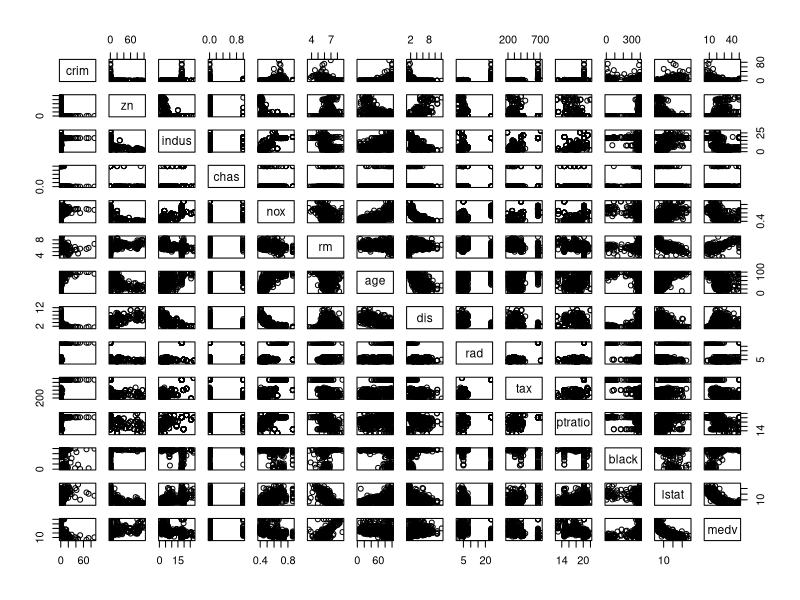
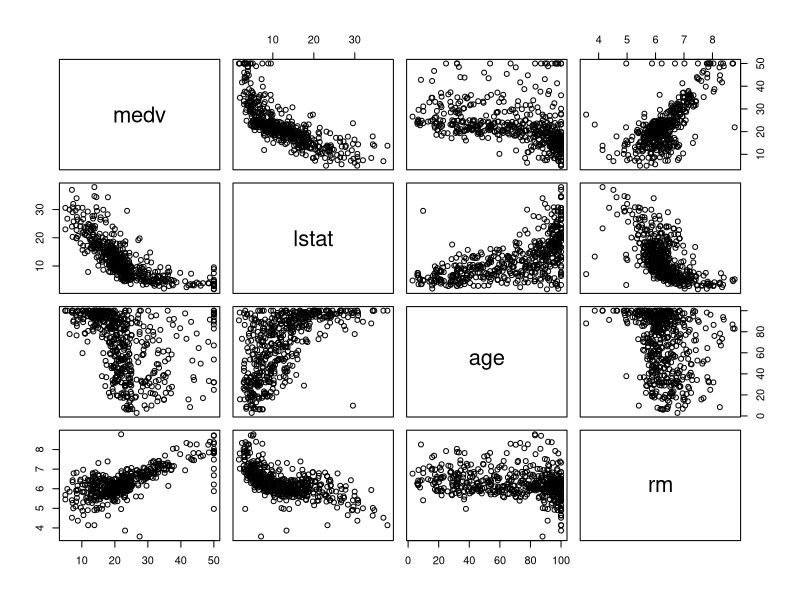

Generate these figures, in order, with R:
# C??i ?????t v?? load th?? vi???n MASS, c?? ch???a b??? d??? li???u Boston c???n nghi??n c???u
# install.packages("MASS")
library("MASS")

# T???ng quan v??? b??? d??? li???u Boston: 
?Boston
str(Boston)

# L???nh pairs ????? v??? bi???u ????? ph??n t??n gi???a c??c bi???n
Boston_data = Boston
pairs(Boston_data)
pairs(~medv+lstat+age+rm, data= Boston_data)

#Ma tr???n t????ng quan gi???a c??c bi???n medv, lstat, age, rm
cor(Boston_data[,c("medv", "lstat","age","rm")])


# Th???c hi???n chia b??? d??? li???u th??nh 2 ph???n:2/3 so quan s??t ????? x??y d???ng m?? h??nh,
# 1/3 so quan s??t ????? ki???m ?????nh s??? d???ng library caTools
library("caTools")
Boston_data["ID"] = c(1:506)
set.seed(123)
split = sample.split(Boston_data$ID, SplitRatio = 2/3)

mauXayDung = subset(Boston_data, split==TRUE)
mauKiemDinh = subset(Boston_data, split==FALSE)

#####################
# X??y d???ng m?? h??nh 1: S??? d???ng c??c bi???n lstat(% d??n c?? c?? ?????a v??? th???p),age(tu???i
# nha trung binh), rm( s??? ph??ng trung b??nh) 
# ????? d??? b??o gi?? tr??? nh??
#####################

moHinh1 = lm(medv~ lstat+age+rm, data = mauXayDung)
moHinh1
summary(moHinh1)

# ?? ngh??a c???a B???ng s??? summary:
#  C???t Estimate: H??? s??? beta c???a m?? h??nh h???i quy

# C???t Std. Error: ????? l???ch chu???n c???a ?????c l?????ng h??? s??? beta t????ng ???ng

# C???t t-value = Estimate/Std.Error: L?? gi?? tr??? t trong ki???m ?????nh gi??? thuy???t
# v???i H0: beta = 0, H1: beta <> 0, n???u gi?? tr??? t c?? tr??? tuy???t ?????i
# l???n h??n gi?? tr??? t???i h???n, gi??? thuy???t H0 b??? b??c b???, th??? hi???n h??? s??? beta c?? ?? ngh??a th???ng k??

# C???t Pr(>|t|): Gi?? tr??? p-value trong ki???m ?????nh gi??? thuy???t H0: beta = 0, H1: beta <>0 

# D??? b??o gi?? tr??? c???a medv trong b??? m???u x??y d???ng, s??? d???ng h??m predict
duBao_xayDung = predict(moHinh1, mauXayDung)

# T???ng ph???n d?? b??nh ph????ng (RSS) c???a b??? m???u x??y d???ng
RSS_xayDung = sum((duBao_xayDung - mauXayDung$medv)^2)

# T???ng ph???n d?? b??nh ph????ng (RSS) c???a m?? h??nh c?? s???
TSS_xayDung = sum((mean(mauXayDung$medv) - mauXayDung$medv)^2)

# Gi?? tr??? R-square(R2) c???a m?? h??nh tr??n m???u x??y d???ng
R2_xayDung = 1 - (RSS_xayDung/TSS_xayDung)

# Th???c hi???n t????ng t??? ????? t??nh R2 cho m???u ki???m ?????nh, ch?? ?? l?? khi t??nh TSS cho m???u ki???m ?????nh
# s??? d???ng trung b??nh c???a bi???n medv cho m???u x??y d???ng (nh???m kh??ng s??? d???ng th??ng tin tr??n b??? m???u k??)

duBao_kiemDinh = predict(moHinh1, mauKiemDinh)
RSS_kiemDinh = sum((duBao_kiemDinh - mauKiemDinh$medv)^2)
TSS_kiemDinh = sum((mean(mauXayDung$medv) - mauKiemDinh$medv)^2)
R2_kiemDinh = 1 - (RSS_kiemDinh/TSS_kiemDinh)


#####################
# X??y d???ng m?? h??nh 2: S??? d???ng t???t c??? c??c bi???n trong qu?? tr??nh d??? b??o
#####################

moHinh2 = lm(medv~ ., data = mauXayDung)
moHinh2
summary(moHinh2)

# D??? b??o v?? t??nh R2 cho m???u x??y d???ng
duBao_xayDung = predict(moHinh2, mauXayDung)
RSS_xayDung = sum((duBao_xayDung - mauXayDung$medv)^2)
TSS_xayDung = sum((mean(mauXayDung$medv) - mauXayDung$medv)^2)
R2_xayDung = 1 - (RSS_xayDung/TSS_xayDung)

# D??? b??o v?? t??nh R2 cho m???u ki???m ?????nh
duBao_kiemDinh = predict(moHinh2, mauKiemDinh)
RSS_kiemDinh = sum((duBao_kiemDinh - mauKiemDinh$medv)^2)
TSS_kiemDinh = sum((mean(mauXayDung$medv) - mauKiemDinh$medv)^2)
R2_kiemDinh = 1 - (RSS_kiemDinh/TSS_kiemDinh)
